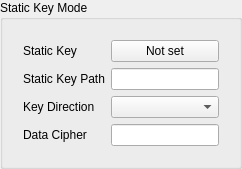
        <widget class="QGroupBox" name="static_key_box">
         <property name="title">
          <string>Static Key Mode</string>
         </property>
         <layout class="QVBoxLayout" name="static_key_box_layout">
          <item>
           <widget class="QWidget" name="static_key_box_form_w" native="true">
            <layout class="QFormLayout" name="static_key_box_form">
             <item row="0" column="0">
              <widget class="QLabel" name="static_key_l">
               <property name="toolTip">
                <string>&lt;html&gt;&lt;head/&gt;&lt;body&gt;&lt;p&gt;Static key content. Required in static_key mode. Conflicts with the static key path.&lt;/p&gt;&lt;/body&gt;&lt;/html&gt;</string>
               </property>
               <property name="text">
                <string>Static Key</string>
               </property>
              </widget>
             </item>
             <item row="0" column="1">
              <widget class="QPushButton" name="static_key">
               <property name="text">
                <string>Not set</string>
               </property>
              </widget>
             </item>
             <item row="1" column="0">
              <widget class="QLabel" name="static_key_path_l">
               <property name="toolTip">
                <string>&lt;html&gt;&lt;head/&gt;&lt;body&gt;&lt;p&gt;Conflicts with the inline static key.&lt;/p&gt;&lt;/body&gt;&lt;/html&gt;</string>
               </property>
               <property name="text">
                <string>Static Key Path</string>
               </property>
              </widget>
             </item>
             <item row="1" column="1">
              <widget class="QLineEdit" name="static_key_path"/>
             </item>
             <item row="2" column="0">
              <widget class="QLabel" name="key_direction_l">
               <property name="toolTip">
                <string>&lt;html&gt;&lt;head/&gt;&lt;body&gt;&lt;p&gt;Static key direction. The key is used bidirectionally when empty. Only available in static_key mode.&lt;/p&gt;&lt;/body&gt;&lt;/html&gt;</string>
               </property>
               <property name="text">
                <string>Key Direction</string>
               </property>
              </widget>
             </item>
             <item row="2" column="1">
              <widget class="NoWheelComboBox" name="key_direction"/>
             </item>
             <item row="3" column="0">
              <widget class="QLabel" name="cipher_l">
               <property name="toolTip">
                <string>&lt;html&gt;&lt;head/&gt;&lt;body&gt;&lt;p&gt;Data channel cipher used in static_key mode. The upstream default BF-CBC is used when empty.&lt;/p&gt;&lt;/body&gt;&lt;/html&gt;</string>
               </property>
               <property name="text">
                <string>Data Cipher</string>
               </property>
              </widget>
             </item>
             <item row="3" column="1">
              <widget class="QLineEdit" name="cipher"/>
             </item>
            </layout>
           </widget>
          </item>
         </layout>
        </widget>
